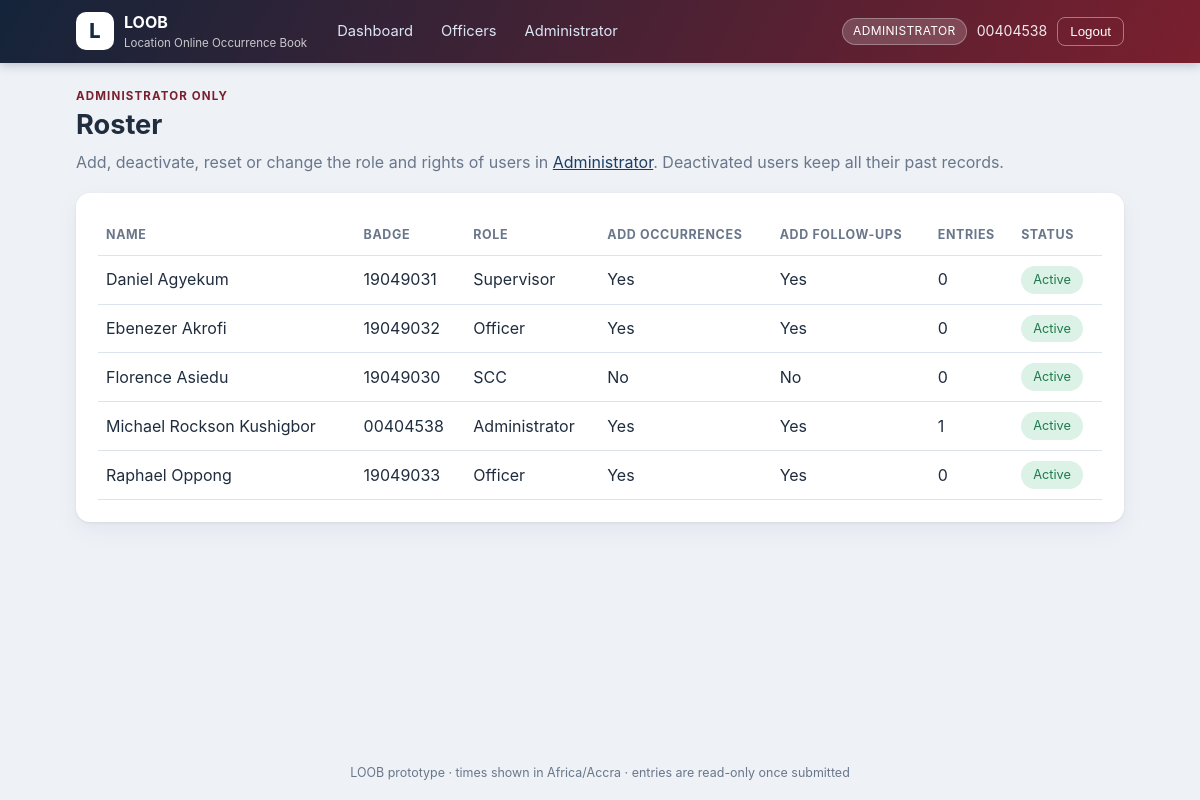
/manager/officers/ (signed in), run on the app's committed database.
### occurrences/models.py (models this page shows, shortened)
class Officer(models.Model):
    class Role(models.TextChoices):
        ADMINISTRATOR = 'administrator' , 'Administrator'
        SCC = 'scc', 'SCC'
        SUPERVISOR = 'supervisor', 'Supervisor'
        SECTION_LEADER = 'section_leader', 'Section Leader'
        OFFICER = 'officer', 'Officer'
    user = models.OneToOneField(settings.AUTH_USER_MODEL, on_delete=models.PROTECT)
    full_name = models.CharField(max_length=150)
    badge_number = models.CharField(max_length=30, unique=True)
    role = models.CharField(max_length=20, choices=Role.choices, default=Role.OFFICER)
    active = models.BooleanField(default=True)
    must_change_password = models.BooleanField(default=True)
    add_occurrence_override = models.BooleanField(
        'Can add occurrences', null=True, blank=True,
        help_text='Leave as "Unknown" to use the role default '
                  '(SCC: no, Supervisor / Section Leader / Officer: yes).')
    add_followup_override = models.BooleanField(
        'Can add follow-ups', null=True, blank=True,
        help_text='Leave as "Unknown" to use the role default '
                  '(SCC: no, Supervisor / Section Leader / Officer: yes).')
    @property
    def can_add_occurrence(self):
        if not self.active:
            return False
        if self.add_occurrence_override is not None:
            return self.add_occurrence_override
        return self._role_default()
    @property
    def can_add_followup(self):
        if not self.active:
            return False
        if self.add_followup_override is not None:
            return self.add_followup_override
        return self._role_default()

### occurrences/views.py (the view)
# urls.py: path('manager/officers/', views.officer_roster, name='officer_roster'),
@manager_required
def officer_roster(request):
    officers = (Officer.objects.select_related('user')
                .annotate(entries=Count('occurrence', distinct=True))
                .order_by('-active', 'full_name'))
    return render(request, 'occurrences/roster.html', {'officers': officers, 'is_manager': True})

### occurrences/views.py (called while the page is built)
def is_manager(user):
    return user.is_authenticated and user.is_active and user.is_superuser

def manager_required(view):
    @wraps(view)
    @login_required
    def wrapper(request, *args, **kwargs):
        if not is_manager(request.user):
            return HttpResponseForbidden('This area is for the Administrator only.')
        return view(request, *args, **kwargs)
    return wrapper

### occurrences/templates/occurrences/roster.html
{% extends "occurrences/base.html" %}
{% block content %}
<section class="hero"><div><p class="eyebrow">Administrator only</p><h1>Roster</h1>
<p class="muted">Add, deactivate, reset or change the role and rights of users in <a href="{% url 'admin:index' %}">Administrator</a>. Deactivated users keep all their past records.</p></div></section>
<section class="card">
<table class="table">
<thead><tr><th>Name</th><th>Badge</th><th>Role</th><th>Add occurrences</th><th>Add follow-ups</th><th>Entries</th><th>Status</th></tr></thead>
<tbody>{% for o in officers %}
<tr><td>{{ o.full_name }}</td><td>{{ o.badge_number }}</td><td>{{ o.get_role_display }}</td>
<td>{% if o.can_add_occurrence %}Yes{% else %}No{% endif %}</td>
<td>{% if o.can_add_followup %}Yes{% else %}No{% endif %}</td>
<td>{{ o.entries }}</td>
<td>{% if o.active %}<span class="tag tag-ok">Active</span>{% else %}<span class="tag tag-off">Deactivated</span>{% endif %}</td></tr>
{% empty %}<tr><td colspan="7" class="empty">No users yet.</td></tr>{% endfor %}</tbody></table>
</section>
{% endblock %}

### occurrences/templates/occurrences/base.html (shortened to what this page needs)
{% load static %}<!DOCTYPE html>
<html lang="en">
<head>
<link rel="stylesheet" href="{% static 'occurrences/loob.css' %}">
</head>
<body class="{% if user.is_authenticated %}{% if user.is_superuser %}role-manager{% else %}role-officer{% endif %}{% else %}role-guest{% endif %}">
<header class="topbar">
  <div class="topbar-inner">
    <a class="brand" href="{% url 'dashboard' %}">
      <span class="brand-mark">L</span>
      <span><strong>LOOB</strong><small>Location Online Occurrence Book</small></span>
    </a>
    {% if user.is_authenticated %}
    <nav class="nav">
      <a href="{% url 'dashboard' %}">Dashboard</a>
      {% if user.is_superuser %}
        <a href="{% url 'officer_roster' %}">Officers</a>
        <a href="{% url 'admin:index' %}">Administrator</a>
      {% elif user.officer.can_add_occurrence %}
        <a href="{% url 'new_entry' %}">New Entry</a>
      {% endif %}
    </nav>
    <div class="who">
      <span class="role-pill">{% if user.is_superuser %}Administrator{% elif user.officer %}{{ user.officer.get_role_display }}{% else %}User{% endif %}</span>
      <span class="who-name">{{ user.get_full_name|default:user.username }}</span>
      <form method="post" action="{% url 'logout' %}">{% csrf_token %}<button type="submit" class="btn-ghost">Logout</button></form>
    </div>
    {% endif %}
  </div>
</header>
<main class="wrap">
  {% block content %}{% endblock %}
</main>
<footer class="foot">LOOB prototype · times shown in Africa/Accra · entries are read-only once submitted</footer>
</body></html>

### occurrences/static/occurrences/loob.css (style rules this page uses)
:root { --navy:#142b46;--navy2:#1d3d63;--maroon:#7a1f2e;--bg:#eef1f6;--card:#fff;--ink:#1f2d3f;--muted:#6a778a;--line:#dde3ec;--ok:#1f7a4d;--warn:#b4570b;--err:#a30d1c;--r:14px }
* { box-sizing:border-box }
body { margin:0;font-family:Inter,"Segoe UI",system-ui,Arial,sans-serif;background:var(--bg);color:var(--ink);line-height:1.55;min-height:100vh;display:flex;flex-direction:column }
a { color:var(--navy2) }
h1,h2,h3 { line-height:1.2;margin:0 0 .5rem }
h1 { font-size:1.7rem }
.muted { color:var(--muted) }
.topbar { background:linear-gradient(120deg,var(--navy),var(--navy2));color:#fff;position:sticky;top:0;z-index:20;box-shadow:0 2px 10px rgba(20,43,70,.25) }
.role-manager .topbar { background:linear-gradient(120deg,#14243a,var(--maroon)) }
.topbar-inner { max-width:1080px;margin:auto;padding:10px 16px;display:flex;align-items:center;gap:18px;flex-wrap:wrap }
.brand { display:flex;gap:10px;align-items:center;color:#fff;text-decoration:none }
.brand small { display:block;font-size:.72rem;opacity:.75 }
.brand-mark { width:38px;height:38px;border-radius:10px;background:#fff;color:var(--navy);display:grid;place-items:center;font-weight:800;font-size:1.25rem }
.nav { display:flex;gap:4px;flex:1 }
.nav a { color:#dbe6f5;text-decoration:none;padding:8px 12px;border-radius:8px;font-size:.92rem }
.who { display:flex;align-items:center;gap:10px;font-size:.88rem }
.who form { margin:0 }
.who-name { opacity:.9 }
.role-pill { background:rgba(255,255,255,.18);border:1px solid rgba(255,255,255,.3);padding:3px 10px;border-radius:99px;font-size:.75rem;letter-spacing:.03em;text-transform:uppercase }
.btn-ghost { background:transparent;border:1px solid rgba(255,255,255,.4);color:#fff;border-radius:8px;padding:6px 12px;cursor:pointer }
.wrap { max-width:1080px;width:100%;margin:22px auto;padding:0 16px;flex:1 }
.foot { text-align:center;color:var(--muted);font-size:.78rem;padding:18px }
.card { background:var(--card);border-radius:var(--r);padding:22px;margin-bottom:16px;box-shadow:0 1px 3px rgba(20,43,70,.08),0 8px 24px rgba(20,43,70,.05) }
.hero { display:flex;justify-content:space-between;align-items:flex-end;gap:16px;flex-wrap:wrap;margin-bottom:16px }
.hero p { margin:.2rem 0 }
.eyebrow { text-transform:uppercase;letter-spacing:.1em;font-size:.72rem;color:var(--maroon);font-weight:700 }
.chip,.tag { display:inline-block;padding:4px 12px;border-radius:99px;font-size:.8rem;background:#e8edf5;color:var(--navy);text-decoration:none }
.tag-ok { background:#dcf2e6;color:var(--ok) }
.table { width:100%;border-collapse:collapse }
.table th { text-align:left;font-size:.78rem;text-transform:uppercase;color:var(--muted);letter-spacing:.05em }
.table th,.table td { padding:10px 8px;border-bottom:1px solid var(--line) }

### data on the page
Officer: full_name "Daniel Agyekum", badge_number "19049031", role "Supervisor", active "Yes", entries "0"
Officer: full_name "Ebenezer Akrofi", badge_number "19049032", role "Officer", active "Yes", entries "0"
Officer: full_name "Florence Asiedu", badge_number "19049030", role "SCC", active "No", entries "0"
Officer: full_name "Michael Rockson Kushigbor", badge_number "00404538", role "Administrator", active "Yes", entries "1"
Officer: full_name "Raphael Oppong", badge_number "19049033", role "Officer", active "Yes", entries "0"

### other printed values
{{ user.get_full_name|default:user.username }} "00404538"
